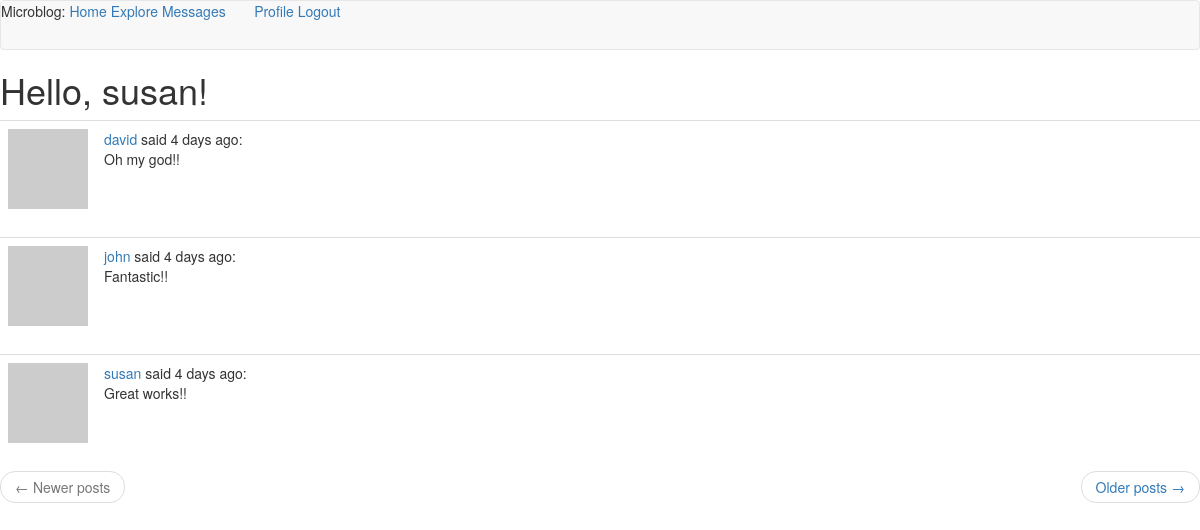
Screenshot of /explore (signed in) with the database file from the repository.
### app/models.py (models this page shows, shortened)
class PaginatedAPIMixin(object):
    @staticmethod
    def to_collection_dict(query, page, per_page, endpoint, **kwargs):
        resources = query.paginate(page=page, per_page=per_page, error_out=False)
        data = {
            'items': [item.to_dict() for item in resources.items],
            '_meta': {
                'page': page,
                'per_page': per_page,
                'total_pages': resources.pages,
                'total_items':resources.total
            },
            '_links': {
                'self': url_for(endpoint, page=page, per_page=per_page, **kwargs),
                'next': url_for(endpoint, page=page + 1, per_page=per_page,
                                **kwargs) if resources.has_next else None,
                'prev': url_for(endpoint, page=page - 1, per_page=per_page,
                                **kwargs) if resources.has_prev else None
            }
        }
        return data

class User(PaginatedAPIMixin, UserMixin, db.Model):
    id = db.Column(db.Integer, primary_key=True)
    username = db.Column(db.String(64), index=True, unique=True)
    email = db.Column(db.String(120), index=True, unique=True)
    password_hash = db.Column(db.String(128))
    posts = db.relationship('Post', backref='author', lazy='dynamic')
    about_me = db.Column(db.String(140))
    last_seen = db.Column(db.DateTime, default=datetime.utcnow)
    followed = db.relationship(
        'User', secondary=followers,
        primaryjoin=(followers.c.follower_id == id),
        secondaryjoin=(followers.c.followed_id == id),
        backref=db.backref('followers', lazy='dynamic'), lazy='dynamic',
    )
    messages_sent = db.relationship('Message',
                                    foreign_keys='Message.sender_id',
                                    backref='author', lazy='dynamic')
    messages_received = db.relationship('Message',
                                        foreign_keys='Message.recipient_id',
                                        backref='recipient', lazy='dynamic')
    last_message_read_time = db.Column(db.DateTime)
    notifications = db.relationship('Notification', backref='user',
                                    lazy='dynamic')
    def avatar(self, size):
        digest = md5(self.email.lower().encode('utf-8')).hexdigest()
        return 'https://www.gravatar.com/avatar/{}?d=identicon&s={}'.format(digest, size)
    def new_messages(self):
        last_read_time = self.last_message_read_time or datetime(1900, 1, 1)
        return Message.query.filter_by(recipient=self).filter(
            Message.timestamp > last_read_time).count()

class Post(db.Model):
    id = db.Column(db.Integer, primary_key=True)
    body = db.Column(db.String(140))
    timestamp = db.Column(db.DateTime, index=True, default=datetime.utcnow)
    user_id = db.Column(db.Integer, db.ForeignKey('user.id'))

### app/main/routes.py (the view)
@bp.route('/explore')
@login_required
def explore():
    page = request.args.get('page', 1, type=int)
    posts = Post.query.order_by(Post.timestamp.desc()).paginate(
        page=page, per_page=current_app.config['POSTS_PER_PAGE'], error_out=False
    )
    next_url = url_for('main.explore', page=posts.next_num) \
        if posts.has_next else None
    prev_url = url_for('main.explore', page=posts.prev_num) \
        if posts.has_prev else None
    return render_template('index.html', title='Explore',
                posts=posts.items,
                next_url=next_url, prev_url=prev_url)

### app/main/routes.py (called while the page is built)
@bp.before_request
def before_request():
    if current_user.is_authenticated:
        current_user.last_seen = datetime.utcnow()
        db.session.commit()

### app/models.py (called while the page is built)
@login.user_loader
def load_user(id):
    return User.query.get(int(id))

### app/templates/index.html (shortened to what this page needs)
{% extends 'base.html' %}
{% block content %}
    <h1>Hello, {{ current_user.username }}!</h1>
    {% for post in posts %}
        {% include "_post.html" %}
    {% endfor %}
    <nav aria-label="...">
        <ul class="pager">
            <li class="previous{% if not prev_url %} disabled{% endif %}">
                <a href="{{ prev_url or '#' }}">
                    <span aria-hidden="true">&larr;</span> Newer posts
                </a>
            </li>
            <li class="next{% if not next_url %} disabled{% endif %}">
                <a href="{{ next_url or '#' }}">
                    Older posts <span aria-hidden="true">&rarr;</span>
                </a>
            </li>
        </ul>
    </nav>
{% endblock  %}

### app/templates/base.html (shortened to what this page needs)
{% extends 'bootstrap/base.html' %}
{% block navbar %}
    <nav class="navbar navbar-default">
        Microblog:
        <a href="{{ url_for('main.index') }}">Home</a>
        <a href="{{ url_for('main.explore') }}">Explore</a>
        {% if current_user.is_anonymous %}
        <a href="{{ url_for('auth.login') }}">Login</a>
        {% else %}
        <a href="{{ url_for('main.messages') }}">
            {{ 'Messages' }}
            {% set new_messages = current_user.new_messages() %}
        </a>
        <a href="{{ url_for('main.user', username=current_user.username) }}">Profile</a>
        <a href="{{ url_for('auth.logout') }}">Logout</a>
        {% endif %}
    </nav>
{% endblock %}

### app/templates/_post.html
<table class="table table-hover">
    <tr>
        <td width="70px">
            <a href="{{ url_for('main.user', username=post.author.username) }}">
                <img src="{{ post.author.avatar(70) }}" />
            </a>
        </td>
        <td>
            <a href="{{ url_for('main.user', username=post.author.username) }}">
                {{ post.author.username }}
            </a>
            said {{ moment(post.timestamp).fromNow() }}:
            <br>
            {{ post.body }}
        </td>
    </tr>
</table>

### rows the page displays
User: username "susan"
Post: author.username "david", timestamp "4 days ago", body "Oh my god!!"
Post: author.username "john", timestamp "4 days ago", body "Fantastic!!"
Post: author.username "susan", timestamp "4 days ago", body "Great works!!"

### other values shown
{{ 'Messages' }} "Messages"
